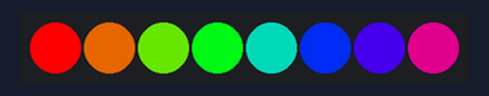
This sketch was run on a simulated Arduino Uno, built with avr-gcc and run on an emulated ATmega328P. On the bench: 8 RGB LEDs in strip order, left to right.

Above: at 0.16 s.
At 4.02 s:
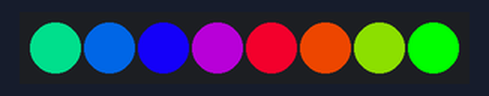
At 8.54 s:
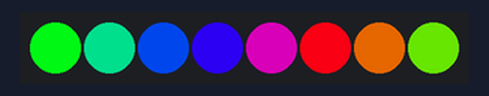
At 19.55 s:
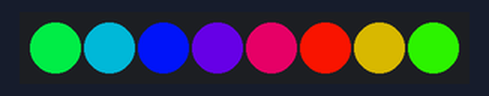
At 29.24 s:
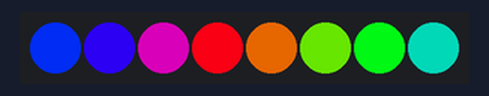
At 39.6 s:
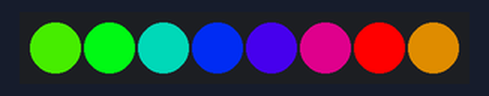
Timing chart, 0 to 40.0 s (numbered marks = the images above):
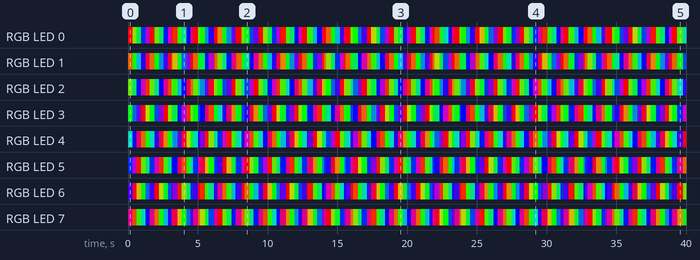

The sketch:

test_led_effects_generator1.ino
```cpp
#include <Adafruit_NeoPixel.h>

class Strip
{
public:
  uint8_t   effect;
  uint8_t   effects;
  uint16_t  effStep;
  unsigned long effStart;
  Adafruit_NeoPixel strip;
  Strip(uint16_t leds, uint8_t pin, uint8_t toteffects, uint16_t striptype) : strip(leds, pin, striptype) {
    effect = -1;
    effects = toteffects;
    Reset();
  }
  void Reset(){
    effStep = 0;
    effect = (effect + 1) % effects;
    effStart = millis();
  }
};

struct Loop
{
  uint8_t currentChild;
  uint8_t childs;
  bool timeBased;
  uint16_t cycles;
  uint16_t currentTime;
  Loop(uint8_t totchilds, bool timebased, uint16_t tottime) {currentTime=0;currentChild=0;childs=totchilds;timeBased=timebased;cycles=tottime;}
};

Strip strip_0(8, 10, 8, NEO_GRB + NEO_KHZ800);
struct Loop strip0loop0(1, false, 1);
struct Loop strip0loop00(1, true, 20);

//[GLOBAL_VARIABLES]

void setup() {

  //Your setup here:

  strip_0.strip.begin();
}

void loop() {

  //Your code here:

  strips_loop();
}

void strips_loop() {
  if(strip0_loop0() & 0x01)
    strip_0.strip.show();
}

uint8_t strip0_loop0() {
  uint8_t ret = 0x00;
  switch(strip0loop0.currentChild) {
    case 0:
           ret = strip0_loop00();break;
  }
  if(ret & 0x02) {
    ret &= 0xfd;
    if(strip0loop0.currentChild + 1 >= strip0loop0.childs) {
      strip0loop0.currentChild = 0;
      if(++strip0loop0.currentTime >= strip0loop0.cycles) {strip0loop0.currentTime = 0; ret |= 0x02;}
    }
    else {
      strip0loop0.currentChild++;
    }
  };
  return ret;
}

uint8_t strip0_loop00() {
  uint8_t ret = 0x00;
  switch(strip0loop00.currentChild) {
    case 0:
           ret = strip0_loop00_eff0();break;
  }
  if(ret & 0x02) {
    ret &= 0xfd;
    if(strip0loop00.currentChild + 1 >= strip0loop00.childs) {
      strip0loop00.currentChild = 0;
      if(++strip0loop00.currentTime >= strip0loop00.cycles) {strip0loop00.currentTime = 0; ret |= 0x02;}
    }
    else {
      strip0loop00.currentChild++;
    }
  };
  return ret;
}

uint8_t strip0_loop00_eff0() {
    // Strip ID: 0 - Effect: Rainbow - LEDS: 8
    // Steps: 39 - Delay: 40
    // Colors: 3 (255.0.0, 0.255.0, 0.0.255)
    // Options: rainbowlen=8, toLeft=true,
  if(millis() - strip_0.effStart < 40 * (strip_0.effStep)) return 0x00;
  float factor1, factor2;
  uint16_t ind;
  for(uint16_t j=0;j<8;j++) {
    ind = strip_0.effStep + j * 4.875;
    switch((int)((ind % 39) / 13)) {
      case 0: factor1 = 1.0 - ((float)(ind % 39 - 0 * 13) / 13);
              factor2 = (float)((int)(ind - 0) % 39) / 13;
              strip_0.strip.setPixelColor(j, 255 * factor1 + 0 * factor2, 0 * factor1 + 255 * factor2, 0 * factor1 + 0 * factor2);
              break;
      case 1: factor1 = 1.0 - ((float)(ind % 39 - 1 * 13) / 13);
              factor2 = (float)((int)(ind - 13) % 39) / 13;
              strip_0.strip.setPixelColor(j, 0 * factor1 + 0 * factor2, 255 * factor1 + 0 * factor2, 0 * factor1 + 255 * factor2);
              break;
      case 2: factor1 = 1.0 - ((float)(ind % 39 - 2 * 13) / 13);
              factor2 = (float)((int)(ind - 26) % 39) / 13;
              strip_0.strip.setPixelColor(j, 0 * factor1 + 255 * factor2, 0 * factor1 + 0 * factor2, 255 * factor1 + 0 * factor2);
              break;
    }
  }
  if(strip_0.effStep >= 39) {strip_0.Reset(); return 0x03; }
  else strip_0.effStep++;
  return 0x01;
}
```

Measured:
- by itself, RGB LED 0: off → RGB(255, 0, 0) at 0.00 s, → RGB(98, 156, 0) 0.32 s later, → RGB(0, 196, 58) 0.32 s later, → RGB(0, 39, 215) 0.32 s later, … (143 changes in this stretch)
- by itself, RGB LED 3: off → RGB(0, 235, 19) at 0.00 s, → RGB(0, 78, 176) 0.32 s later, → RGB(78, 0, 176) 0.32 s later, → RGB(235, 0, 19) 0.32 s later, … (143 changes in this stretch)
